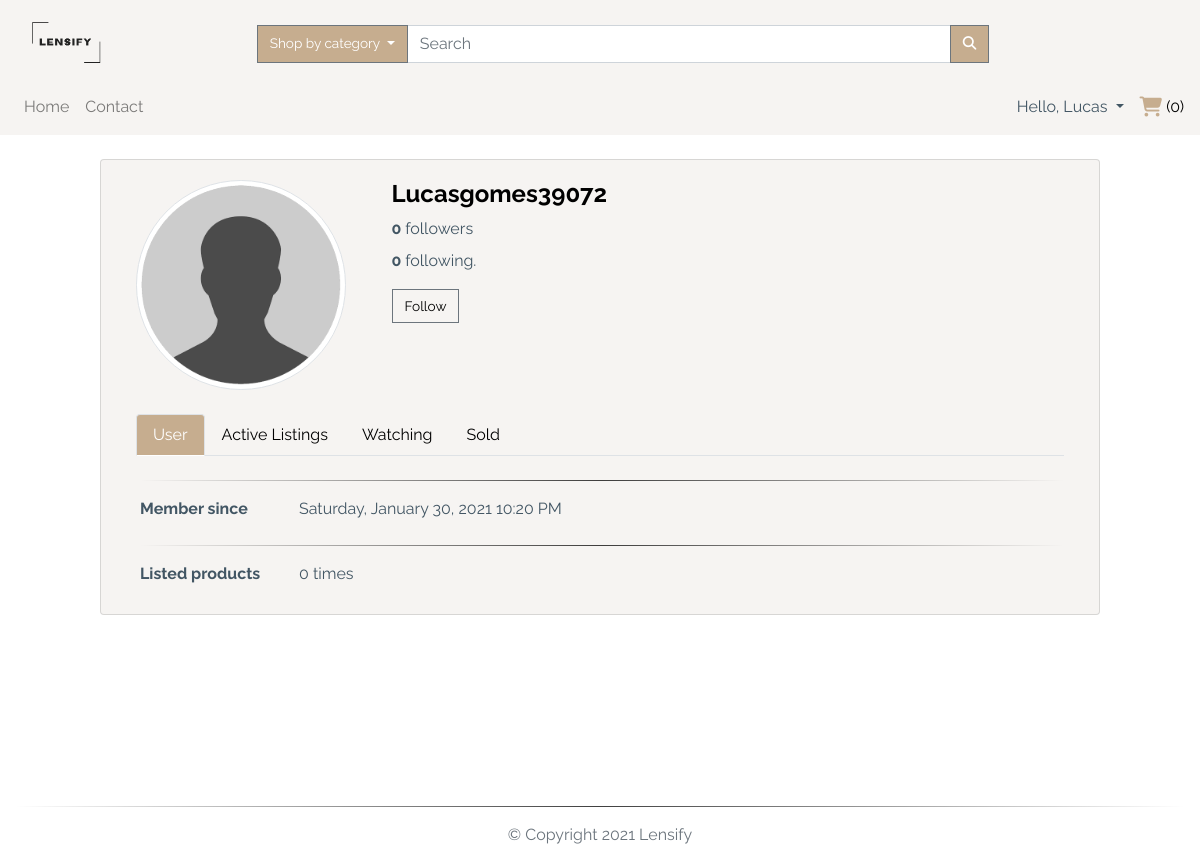
The app's page /profile/LucasGomes39072 (signed in) with its own data.
### app/models.py (models this page shows, shortened)
class TimestampMixin(object):
    created_at = db.Column(db.DateTime, nullable=False,
                           default=datetime.utcnow)
    updated_at = db.Column(db.DateTime, onupdate=datetime.utcnow)

class User(db.Model, TimestampMixin, UserMixin):
    __tablename__ = "users"
    id = db.Column(db.Integer, primary_key=True)
    first_name = db.Column(db.String(50), nullable=False)
    last_name = db.Column(db.String(50), nullable=False)
    username = db.Column(db.String(50), unique=True, nullable=False)
    email = db.Column(db.String(115), unique=True, nullable=False)
    image_file = db.Column(db.String(80), nullable=False,
                           default="default.jpg")
    password_hash = db.Column(db.String(60), nullable=False)
    items_for_sale = db.relationship(
        "ItemForSale", backref="seller", lazy="dynamic")
    orders = db.relationship("Order", backref="buyer", lazy=True)
    address = db.relationship(
        "Address", secondary="user_addresses", backref="user", lazy="dynamic"
    )
    followed = db.relationship(
        "User", secondary=followers,
        primaryjoin=(followers.c.follower_id == id),
        secondaryjoin=(followers.c.followed_id == id),
        backref=db.backref("followers", lazy="dynamic"), lazy="dynamic")
    reviewed = db.relationship(
        "Review", backref="user_reviewed", primaryjoin=(Review.user_reviewed_id == id), lazy="dynamic"
    )
    reviewer = db.relationship(
        "Review", backref="user_reviewer", primaryjoin=(Review.user_reviewer_id == id), lazy="dynamic"
    )
    def is_following(self, user):
        return self.followed.filter(
            followers.c.followed_id == user.id).count() > 0
    def followed_items(self):
        return ItemForSale.query.join(
            followers, (followers.c.followed_id == ItemForSale.seller_id)).filter(
                followers.c.follower_id == self.id).filter(ItemForSale.sold == False).order_by(
                    ItemForSale.id.desc())

### app/routes.py (the view)
@app.route("/profile/<username>", methods=["GET"])
@login_required
def user(username):
    page = request.args.get('page', 1, type=int)
    user = User.query.filter_by(username=username).first_or_404()
    rate = db.session.query(func.avg(Review.rating).label(
        'average')).filter(Review.user_reviewed_id == user.id)
    if rate[0].average:
        avg = round(rate[0].average, 2)
    else:
        avg = 0
    items_following = current_user.followed_items().paginate(
        page, app.config['LISTINGS_PER_PAGE'], False)
    next_url_following = url_for('user', username=username, page=items_following.next_num) \
        if items_following.has_next else None
    prev_url_following = url_for('user', username=username, page=items_following.prev_num) \
        if items_following.has_prev else None
    user_items_count = ItemForSale.query.filter_by(seller=user).count()
    user_items_sold = ItemForSale.query.filter_by(
        sold=True, seller=current_user).order_by(ItemForSale.id.desc()).paginate(
        page, app.config['LISTINGS_PER_PAGE'], False)
    next_url_sold = url_for('user', username=username, page=user_items_sold.next_num) \
        if items_following.has_next else None
    prev_url_sold = url_for('user', username=username, page=user_items_sold.prev_num) \
        if items_following.has_prev else None
    user_items_active = ItemForSale.query.filter_by(
        seller=user, sold=False).order_by(ItemForSale.id.desc()).paginate(
        page, app.config['LISTINGS_PER_PAGE'], False)
    next_url_active = url_for('user', username=username, page=user_items_active.next_num) \
        if items_following.has_next else None
    prev_url_active = url_for('user', username=username, page=user_items_active.prev_num) \
        if items_following.has_prev else None
    return render_template("user.html", title="Account", user=user, user_items_active=user_items_active.items,
                           user_items_count=user_items_count, user_items_sold=user_items_sold.items,
                           items_following=items_following.items, page_num=items_following.iter_pages(),
                           page_num1=user_items_sold.iter_pages(), page_num2=user_items_active.iter_pages(),
                           page=page, next_url_active=next_url_active, prev_url_active=prev_url_active,
                           next_url_following=next_url_following, prev_url_following=prev_url_following,
                           next_url_sold=next_url_sold, prev_url_sold=prev_url_sold, average=avg)

### app/models.py (called while the page is built)
@login_manager.user_loader
def load_user(user_id):
    return User.query.get(int(user_id))

### app/routes.py (called while the page is built)
@app.before_request
def before_request():
    if current_user.is_authenticated:
        current_user.updated_at = datetime.utcnow()
        db.session.commit()

@app.context_processor
def inject_categories():
    categories = Category.query.join(
        ItemForSale, (Category.id == ItemForSale.category_id)).filter(ItemForSale.sold == False).all()
    return dict(categories=categories)

### app/templates/user.html (shortened to what this page needs)
{% extends "layout.html" %}
{%block app_content%}
<div id="profile-page">
  <div class="row mt-4 mb-4">
    <div class="card custom-bg col-12 col-md-10 mx-auto">
      <div class="card-body">
        <div class="card-title mb-4">
          <div class="row justify-content-start">
            <div class="image-container col-5 col-md-3">
              <div class="image">
                <img src="{{url_for('static', filename='img/profile/' + user.image_file)}}" id="imgProfile"
                  class="img-thumbnail rounded-circle" />
              </div>
            </div>
            <div class="userData col-5 ml-3">
              <h2 class="d-block">
                <a href="#">{{ user.username.capitalize() }}</a>
              </h2>
              <p class="mb-2">
                <span class="font-weight-bold">
                  {{ user.followers.count() }}
                </span>
                followers
              </p>
              <p>
                <span class="font-weight-bold">
                  {{ user.followed.count() }}
                </span>
                following.
              </p>
              {% if not current_user.is_following(user) %}
              <p>
                <a class="btn btn-outline-secondary no-radius"
                  href="{{ url_for('follow', username=user.username) }}">Follow</a>
              </p>
              {% else %}
              <p>
                <a class="btn btn-outline-secondary no-radius"
                  href="{{ url_for('unfollow', username=user.username) }}">Unfollow</a>
              </p>
              {% endif %}
            </div>
          </div>
        </div>
        <div class="row">
          <div class="col-12">
            <ul class="nav nav-tabs mb-4" id="myTab" role="tablist">
              <li class="nav-item active">
                <a class="nav-link active" id="basic-info-tab" data-toggle="tab" href="#basic-info" role="tab"
                  aria-controls="basic-info" aria-selected="true">User</a>
              </li>
              <li class="nav-item">
                <a class="nav-link" id="live-items-tab" data-toggle="tab" href="#live-items" role="tab"
                  aria-controls="live-items" aria-selected="false">Active Listings</a>
              </li>
              {% if current_user.id == user.id %}
              <li class="nav-item active">
                <a class="nav-link" id="following-tab" data-toggle="tab" href="#following" role="tab"
                  aria-controls="edit-info" aria-selected="false">Watching</a>
              </li>
              <li class="nav-item">
                <a class="nav-link" id="sold-items-tab" data-toggle="tab" href="#sold-items" role="tab"
                  aria-controls="sold-items" aria-selected="false">Sold</a>
              </li>
              {%endif%}
            </ul>
            <div class="tab-content ml-1" id="tabContent">
              <div class="tab-pane fade show active" id="basic-info" role="tabpanel" aria-labelledby="basic-info-tab">
                <hr>
                <div class="row">
                  <div class="col-sm-3 col-md-2 col-5">
                    <label ">Member since</label>
                    </div>
                    <div class=" col-md-8 col-6">
                      {{ moment(user.created_at).format('LLLL') }}
                  </div>
                </div>
                <hr>
                <div class="row">
                  <div class="col-sm-3 col-md-2 col-5">
                    <label ">Listed products</label>
                    </div>
                    <div class=" col-md-8 col-6">
                      {{ user_items_count }} times
                  </div>
                </div>
              </div>
            </div>
          </div>
        </div>
      </div>
    </div>
  </div>
</div>
{% endblock app_content %}

### app/templates/layout.html (shortened to what this page needs)
{% extends "bootstrap/base.html" %}
{% block styles %}
<link rel="stylesheet" href="https://stackpath.bootstrapcdn.com/bootstrap/4.5.0/css/bootstrap.min.css"
>
<link rel="stylesheet" href="https://cdnjs.cloudflare.com/ajax/libs/animate.css/3.7.0/animate.css" />
<link rel="stylesheet" href="{{url_for('.static', filename='css/styles.css')}}" />
{% endblock styles %}
{% block body %}
{% block navbar %}
<nav class="navbar navbar-expand-lg navbar-light custom-bg">
  <a href="{{url_for('index')}}" class="col-4 col-md-2 logo-container">
    <img class="navbar-brand img-fluid mt-2" src="{{url_for('.static', filename='img/logo.png')}}" alt="logo" />
  </a>
  <div class="collapse navbar-collapse pt-2 col-12 col-lg-9" id="search">
    <form class="form-inline col-12 input-group" method='POST' action="{{ url_for('search') }}">
      <div class="dropdown ml-3 input-group-append">
        <button class="btn btn-secondary dropdown-toggle no-radius" type="button" id="dropdownMenuButton"
          data-toggle="dropdown" aria-haspopup="true" aria-expanded="false">
          Shop by category
        </button>
      </div>
      <input class="form-control col-8 input-group-append" type="search" placeholder="Search" aria-label="Search" name="search" >
      <div class="input-group-append">
        <button class="btn btn-secondary no-radius" type="submit">
          <i class="fas fa-search"></i>
        </button>
      </div>
    </form>
  </div>
</nav>
<nav class="navbar navbar-expand-lg navbar-light custom-bg py-0">
  <div id="links" class="collapse navbar-collapse py-2">
    <div class="navbar-nav text-center">
      <a class="nav-item nav-link" href="{{url_for('index')}}">Home</a>
      <a class="nav-item nav-link" href="{{url_for('contact')}}">Contact</a>
    </div>
    <div class="navbar-nav ml-auto text-center">
      {% if current_user.is_authenticated %}
      <div class="dropdown">
        <a class="dropdown-toggle" type="button" id="dropdownMenuButton" data-toggle="dropdown" aria-haspopup="true"
          aria-expanded="false">
          Hello, {{current_user.first_name.capitalize()}}
        </a>
      </div>
      <div class="ml-3 text-center d-none d-lg-block" id="cart">
        <a href="{{url_for('cart')}}">
          <i class="fas fa-shopping-cart fa-lg"></i> ({{session['cart']|length}})
        </a>
      </div>
      {%else%}
      <a class="nav-item nav-link mr-2" href="{{url_for('login')}}">Login</a>
      <a class="nav-item nav-link" href="{{url_for('register')}}">Register</a>
      {%endif%}
    </div>
  </div>
</nav>
{% endblock navbar%}
{% block content %}
<main class="my-auto">
  <div class="container-fluid">
    {% block app_content %} {% endblock app_content %}
  </div>
</main>
{% endblock content%}
<footer class="footer navbar-fixed-bottom">
  <div class="container-fluid">
    <hr>
    <p class="text-muted pb-3 text-center">
      &copy;
      Copyright
      Lensify
    </p>
  </div>
</footer>
{% endblock body %}

### app/static/css/styles.css (style rules this page uses)
:root { --main-color: #fff; --second-color: #425664; --third-color: #f6f4f2; --fourth-color: #c6ad8f; }
*, *::before, *::after { margin: 0; padding: 0; box-sizing: border-box; list-style: none; text-decoration: none; }
body, html { background: var(--main-color); min-height: 100vh; width: 100%; color: var(--second-color); font-family: "Raleway", sans-serif; word-break: normal; }
html { position: relative; }
.footer { position: absolute; bottom: 0; width: 100%; height: 10px; }
a { color: black; text-decoration: none; cursor: pointer; }
ul { margin: 0; }
P { word-break: normal; }
label { font-weight: bold; display: block; }
hr { border: none; height: 1px; background-image: linear-gradient( to right, rgba(0, 0, 0, 0), rgba(0, 0, 0, 0.75), rgba(0, 0, 0, 0) ); }
.btn { font-size: 85%; white-space: nowrap; }
.btn-secondary { filter: drop-shadow(5px 5px 1px rgba(0, 0, 0, 0.25)); background-color: var(--fourth-color); border-radius: 20px; color: var(--main-color); }
.no-radius { filter: none; border-radius: 0px; color: var(--main-color); }
.custom-bg { background-color: var(--third-color); }
.logo-container img { width: 70px; height: 55px; }
.fa-shopping-cart { color: var(--fourth-color); }
#profile-page .image-container .image { opacity: 1; display: block; width: 100%; height: auto; transition: 0.5s ease; backface-visibility: hidden; }
.userData h2 { font-size: 1.5rem; font-weight: bold; }
.btn-outline-secondary { color: black; }
.nav-tabs .nav-link.active { background-color: var(--fourth-color); color: var(--main-color); }

### records on screen
User: first_name "Lucas", image_file (placeholder picture), username "Lucasgomes39072", created_at "Saturday, January 30, 2021 10:20 PM"

### other values on screen
{{ session['cart']|length }} "0"
{{ user.followers.count() }} "0"
{{ user.followed.count() }} "0"
{{ user_items_count }} "0"
